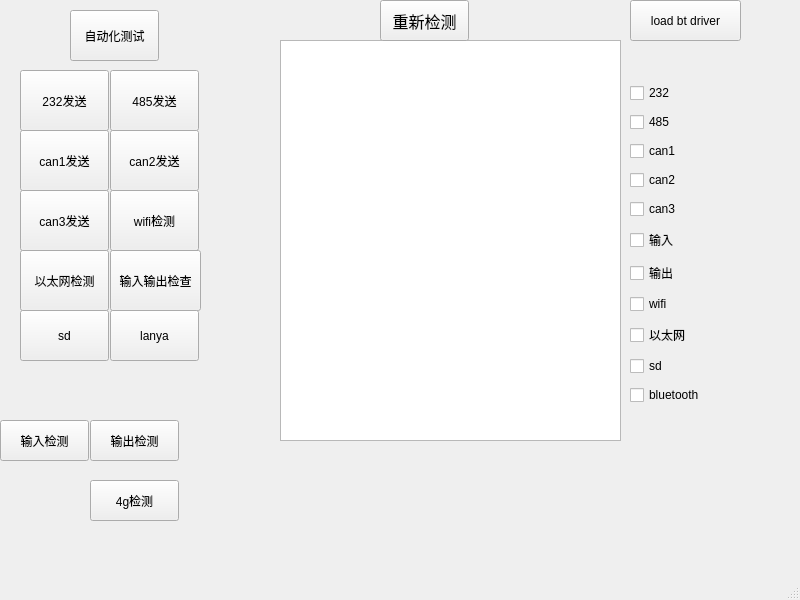
<?xml version="1.0" encoding="UTF-8"?>
<ui version="4.0">
 <class>MainWindow</class>
 <widget class="QMainWindow" name="MainWindow">
  <property name="geometry">
   <rect>
    <x>0</x>
    <y>0</y>
    <width>800</width>
    <height>600</height>
   </rect>
  </property>
  <property name="windowTitle">
   <string>MainWindow</string>
  </property>
  <widget class="QWidget" name="centralwidget">
   <widget class="QPushButton" name="pushButton">
    <property name="geometry">
     <rect>
      <x>20</x>
      <y>70</y>
      <width>89</width>
      <height>61</height>
     </rect>
    </property>
    <property name="text">
     <string>232发送</string>
    </property>
   </widget>
   <widget class="QListWidget" name="listWidget">
    <property name="geometry">
     <rect>
      <x>280</x>
      <y>40</y>
      <width>341</width>
      <height>401</height>
     </rect>
    </property>
    <property name="font">
     <font>
      <pointsize>14</pointsize>
     </font>
    </property>
   </widget>
   <widget class="QPushButton" name="pushButton_2">
    <property name="geometry">
     <rect>
      <x>110</x>
      <y>70</y>
      <width>89</width>
      <height>61</height>
     </rect>
    </property>
    <property name="text">
     <string>485发送</string>
    </property>
   </widget>
   <widget class="QPushButton" name="pushButton_3">
    <property name="geometry">
     <rect>
      <x>20</x>
      <y>130</y>
      <width>89</width>
      <height>61</height>
     </rect>
    </property>
    <property name="text">
     <string>can1发送</string>
    </property>
   </widget>
   <widget class="QPushButton" name="pushButton_4">
    <property name="geometry">
     <rect>
      <x>110</x>
      <y>130</y>
      <width>89</width>
      <height>61</height>
     </rect>
    </property>
    <property name="text">
     <string>can2发送</string>
    </property>
   </widget>
   <widget class="QPushButton" name="pushButton_5">
    <property name="geometry">
     <rect>
      <x>20</x>
      <y>190</y>
      <width>89</width>
      <height>61</height>
     </rect>
    </property>
    <property name="text">
     <string>can3发送</string>
    </property>
   </widget>
   <widget class="QPushButton" name="pushButton_6">
    <property name="geometry">
     <rect>
      <x>20</x>
      <y>250</y>
      <width>89</width>
      <height>61</height>
     </rect>
    </property>
    <property name="text">
     <string>以太网检测</string>
    </property>
   </widget>
   <widget class="QPushButton" name="pushButton_7">
    <property name="geometry">
     <rect>
      <x>90</x>
      <y>420</y>
      <width>89</width>
      <height>41</height>
     </rect>
    </property>
    <property name="text">
     <string>输出检测</string>
    </property>
   </widget>
   <widget class="QPushButton" name="pushButton_8">
    <property name="geometry">
     <rect>
      <x>110</x>
      <y>190</y>
      <width>89</width>
      <height>61</height>
     </rect>
    </property>
    <property name="text">
     <string>wifi检测</string>
    </property>
   </widget>
   <widget class="QPushButton" name="pushButton_9">
    <property name="geometry">
     <rect>
      <x>90</x>
      <y>480</y>
      <width>89</width>
      <height>41</height>
     </rect>
    </property>
    <property name="text">
     <string>4g检测</string>
    </property>
   </widget>
   <widget class="QPushButton" name="pushButton_10">
    <property name="geometry">
     <rect>
      <x>70</x>
      <y>10</y>
      <width>89</width>
      <height>51</height>
     </rect>
    </property>
    <property name="text">
     <string>自动化测试</string>
    </property>
   </widget>
   <widget class="QPushButton" name="pushButton_11">
    <property name="geometry">
     <rect>
      <x>630</x>
      <y>0</y>
      <width>111</width>
      <height>41</height>
     </rect>
    </property>
    <property name="text">
     <string>load bt driver</string>
    </property>
   </widget>
   <widget class="QPushButton" name="pushButton_12">
    <property name="geometry">
     <rect>
      <x>0</x>
      <y>420</y>
      <width>89</width>
      <height>41</height>
     </rect>
    </property>
    <property name="text">
     <string>输入检测</string>
    </property>
   </widget>
   <widget class="QPushButton" name="pushButton_13">
    <property name="geometry">
     <rect>
      <x>380</x>
      <y>0</y>
      <width>89</width>
      <height>41</height>
     </rect>
    </property>
    <property name="font">
     <font>
      <pointsize>12</pointsize>
     </font>
    </property>
    <property name="text">
     <string>重新检测</string>
    </property>
   </widget>
   <widget class="QWidget" name="verticalLayoutWidget">
    <property name="geometry">
     <rect>
      <x>630</x>
      <y>80</y>
      <width>160</width>
      <height>333</height>
     </rect>
    </property>
    <layout class="QVBoxLayout" name="verticalLayout">
     <item>
      <widget class="QCheckBox" name="checkBox_232">
       <property name="text">
        <string>232</string>
       </property>
      </widget>
     </item>
     <item>
      <widget class="QCheckBox" name="checkBox_485">
       <property name="text">
        <string>485</string>
       </property>
      </widget>
     </item>
     <item>
      <widget class="QCheckBox" name="checkBox_can1">
       <property name="text">
        <string>can1</string>
       </property>
      </widget>
     </item>
     <item>
      <widget class="QCheckBox" name="checkBox_can2">
       <property name="text">
        <string>can2</string>
       </property>
      </widget>
     </item>
     <item>
      <widget class="QCheckBox" name="checkBox_can3">
       <property name="text">
        <string>can3</string>
       </property>
      </widget>
     </item>
     <item>
      <widget class="QCheckBox" name="checkBox_in">
       <property name="text">
        <string>输入</string>
       </property>
      </widget>
     </item>
     <item>
      <widget class="QCheckBox" name="checkBox_out">
       <property name="text">
        <string>输出</string>
       </property>
      </widget>
     </item>
     <item>
      <widget class="QCheckBox" name="checkBox_wifi">
       <property name="text">
        <string>wifi</string>
       </property>
      </widget>
     </item>
     <item>
      <widget class="QCheckBox" name="checkBox_eth">
       <property name="text">
        <string>以太网</string>
       </property>
      </widget>
     </item>
     <item>
      <widget class="QCheckBox" name="checkBox_sd">
       <property name="text">
        <string>sd</string>
       </property>
      </widget>
     </item>
     <item>
      <widget class="QCheckBox" name="checkBox_bt">
       <property name="text">
        <string>bluetooth</string>
       </property>
      </widget>
     </item>
    </layout>
   </widget>
   <widget class="QPushButton" name="pushButton_14">
    <property name="geometry">
     <rect>
      <x>110</x>
      <y>250</y>
      <width>91</width>
      <height>61</height>
     </rect>
    </property>
    <property name="text">
     <string>输入输出检查</string>
    </property>
   </widget>
   <widget class="QPushButton" name="pushButton_15">
    <property name="geometry">
     <rect>
      <x>20</x>
      <y>310</y>
      <width>89</width>
      <height>51</height>
     </rect>
    </property>
    <property name="text">
     <string>sd</string>
    </property>
   </widget>
   <widget class="QPushButton" name="pushButton_16">
    <property name="geometry">
     <rect>
      <x>110</x>
      <y>310</y>
      <width>89</width>
      <height>51</height>
     </rect>
    </property>
    <property name="text">
     <string>lanya</string>
    </property>
   </widget>
  </widget>
  <widget class="QStatusBar" name="statusbar"/>
  <widget class="QMenuBar" name="menubar">
   <property name="geometry">
    <rect>
     <x>0</x>
     <y>0</y>
     <width>800</width>
     <height>22</height>
    </rect>
   </property>
  </widget>
 </widget>
 <resources/>
 <connections/>
</ui>
